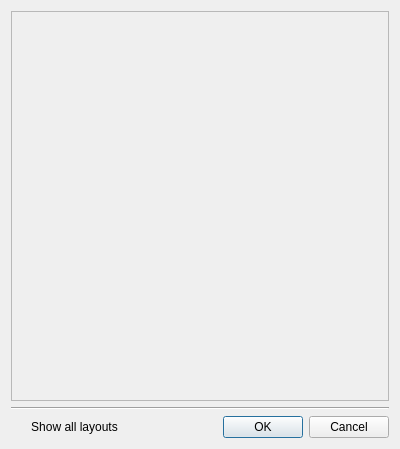
<?xml version="1.0" encoding="UTF-8"?>
<ui version="4.0">
 <class>MultipleLayoutSelectionDialog</class>
 <widget class="QDialog" name="MultipleLayoutSelectionDialog">
  <property name="geometry">
   <rect>
    <x>0</x>
    <y>0</y>
    <width>400</width>
    <height>449</height>
   </rect>
  </property>
  <property name="windowTitle">
   <string>Dialog</string>
  </property>
  <layout class="QVBoxLayout" name="verticalLayout">
   <item>
    <widget class="QScrollArea" name="scrollArea">
     <property name="widgetResizable">
      <bool>true</bool>
     </property>
     <widget class="QWidget" name="scrollAreaWidget">
      <property name="geometry">
       <rect>
        <x>0</x>
        <y>0</y>
        <width>374</width>
        <height>354</height>
       </rect>
      </property>
      <layout class="QVBoxLayout" name="verticalLayout_2">
       <item>
        <widget class="QWidget" name="widget" native="true">
         <layout class="QVBoxLayout" name="verticalLayout_3">
          <property name="leftMargin">
           <number>16</number>
          </property>
          <property name="topMargin">
           <number>16</number>
          </property>
          <property name="rightMargin">
           <number>16</number>
          </property>
          <property name="bottomMargin">
           <number>6</number>
          </property>
          <item>
           <widget class="nx::client::desktop::SearchLineEdit" name="searchLineEdit" native="true"/>
          </item>
         </layout>
        </widget>
       </item>
       <item>
        <widget class="nx::client::desktop::node_view::ResourceSelectionNodeView" name="layoutsTree" native="true">
         <property name="sizePolicy">
          <sizepolicy hsizetype="MinimumExpanding" vsizetype="MinimumExpanding">
           <horstretch>0</horstretch>
           <verstretch>0</verstretch>
          </sizepolicy>
         </property>
         <property name="uniformRowHeights" stdset="0">
          <bool>true</bool>
         </property>
         <property name="allColumnsShowFocus" stdset="0">
          <bool>true</bool>
         </property>
        </widget>
       </item>
      </layout>
     </widget>
    </widget>
   </item>
   <item>
    <widget class="Line" name="line">
     <property name="orientation">
      <enum>Qt::Horizontal</enum>
     </property>
    </widget>
   </item>
   <item>
    <layout class="QHBoxLayout" name="horizontalLayout">
     <property name="leftMargin">
      <number>16</number>
     </property>
     <item>
      <widget class="QPushButton" name="showAllLayoutSwitch">
       <property name="text">
        <string>Show all layouts</string>
       </property>
       <property name="checkable">
        <bool>true</bool>
       </property>
       <property name="flat">
        <bool>true</bool>
       </property>
      </widget>
     </item>
     <item>
      <widget class="QDialogButtonBox" name="buttonBox">
       <property name="standardButtons">
        <set>QDialogButtonBox::Cancel|QDialogButtonBox::Ok</set>
       </property>
      </widget>
     </item>
    </layout>
   </item>
  </layout>
 </widget>
 <customwidgets>
  <customwidget>
   <class>nx::client::desktop::SearchLineEdit</class>
   <extends>QWidget</extends>
   <header location="global">nx/client/desktop/common/widgets/search_line_edit.h</header>
   <container>1</container>
  </customwidget>
  <customwidget>
   <class>nx::client::desktop::node_view::ResourceSelectionNodeView</class>
   <extends>QWidget</extends>
   <header location="global">nx/client/desktop/node_view/resource_node_view/resource_selection_node_view.h</header>
  </customwidget>
 </customwidgets>
 <resources/>
 <connections/>
</ui>
